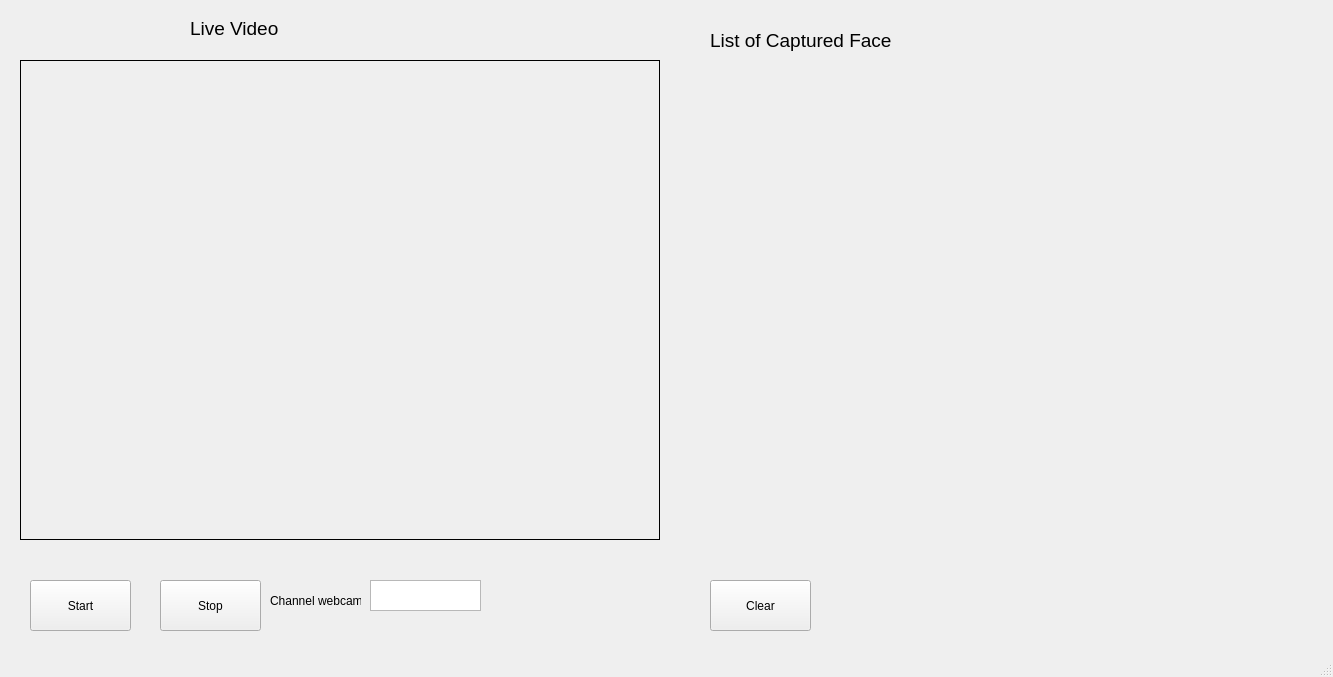
<?xml version="1.0" encoding="UTF-8"?>
<ui version="4.0">
 <class>MainWindow</class>
 <widget class="QMainWindow" name="MainWindow">
  <property name="geometry">
   <rect>
    <x>0</x>
    <y>0</y>
    <width>1333</width>
    <height>677</height>
   </rect>
  </property>
  <property name="windowTitle">
   <string>Face Recognition Using Eigenface</string>
  </property>
  <widget class="QWidget" name="centralwidget">
   <widget class="QPushButton" name="StartButton">
    <property name="geometry">
     <rect>
      <x>30</x>
      <y>580</y>
      <width>101</width>
      <height>51</height>
     </rect>
    </property>
    <property name="text">
     <string>Start</string>
    </property>
   </widget>
   <widget class="QPushButton" name="StopButton">
    <property name="geometry">
     <rect>
      <x>160</x>
      <y>580</y>
      <width>101</width>
      <height>51</height>
     </rect>
    </property>
    <property name="text">
     <string>Stop</string>
    </property>
   </widget>
   <widget class="QLabel" name="ImageFrame">
    <property name="geometry">
     <rect>
      <x>20</x>
      <y>60</y>
      <width>640</width>
      <height>480</height>
     </rect>
    </property>
    <property name="frameShape">
     <enum>QFrame::Box</enum>
    </property>
    <property name="text">
     <string/>
    </property>
   </widget>
   <widget class="QTextEdit" name="channelText">
    <property name="geometry">
     <rect>
      <x>370</x>
      <y>580</y>
      <width>111</width>
      <height>31</height>
     </rect>
    </property>
   </widget>
   <widget class="QLabel" name="label_3">
    <property name="geometry">
     <rect>
      <x>270</x>
      <y>590</y>
      <width>91</width>
      <height>21</height>
     </rect>
    </property>
    <property name="text">
     <string>Channel webcam</string>
    </property>
   </widget>
   <widget class="QLabel" name="label_5">
    <property name="geometry">
     <rect>
      <x>190</x>
      <y>20</y>
      <width>101</width>
      <height>16</height>
     </rect>
    </property>
    <property name="font">
     <font>
      <pointsize>14</pointsize>
     </font>
    </property>
    <property name="text">
     <string>Live Video</string>
    </property>
   </widget>
   <widget class="QLabel" name="label_7">
    <property name="geometry">
     <rect>
      <x>710</x>
      <y>30</y>
      <width>181</width>
      <height>21</height>
     </rect>
    </property>
    <property name="font">
     <font>
      <pointsize>14</pointsize>
     </font>
    </property>
    <property name="text">
     <string>List of Captured Face</string>
    </property>
   </widget>
   <widget class="QPushButton" name="ClearButton">
    <property name="geometry">
     <rect>
      <x>710</x>
      <y>580</y>
      <width>101</width>
      <height>51</height>
     </rect>
    </property>
    <property name="text">
     <string>Clear</string>
    </property>
   </widget>
  </widget>
  <widget class="QMenuBar" name="menubar">
   <property name="geometry">
    <rect>
     <x>0</x>
     <y>0</y>
     <width>1333</width>
     <height>21</height>
    </rect>
   </property>
  </widget>
  <widget class="QStatusBar" name="statusbar"/>
 </widget>
 <resources/>
 <connections/>
</ui>
